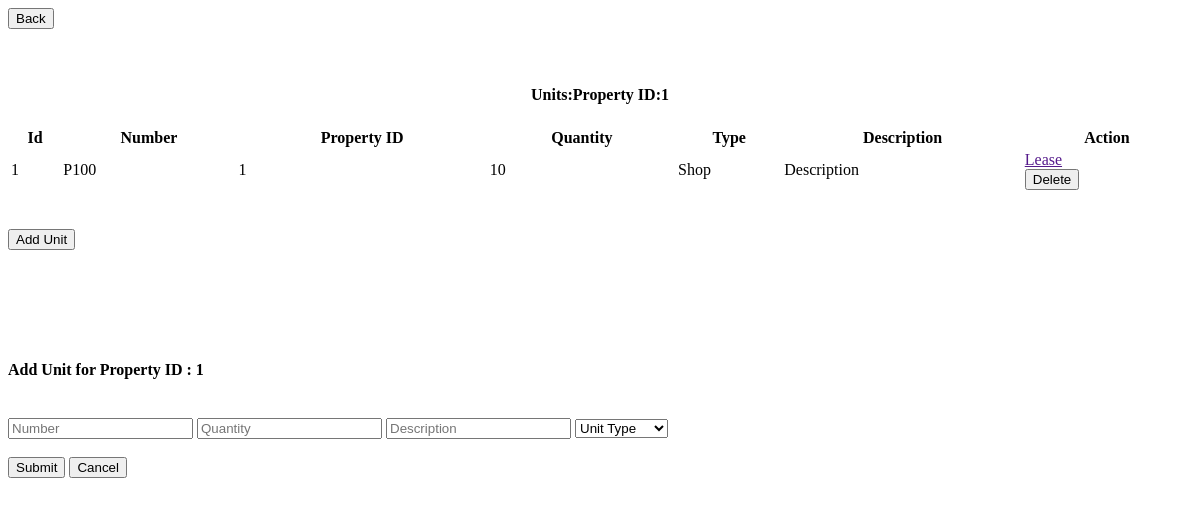
Before: /landlord-property-units/1 with the older database file.
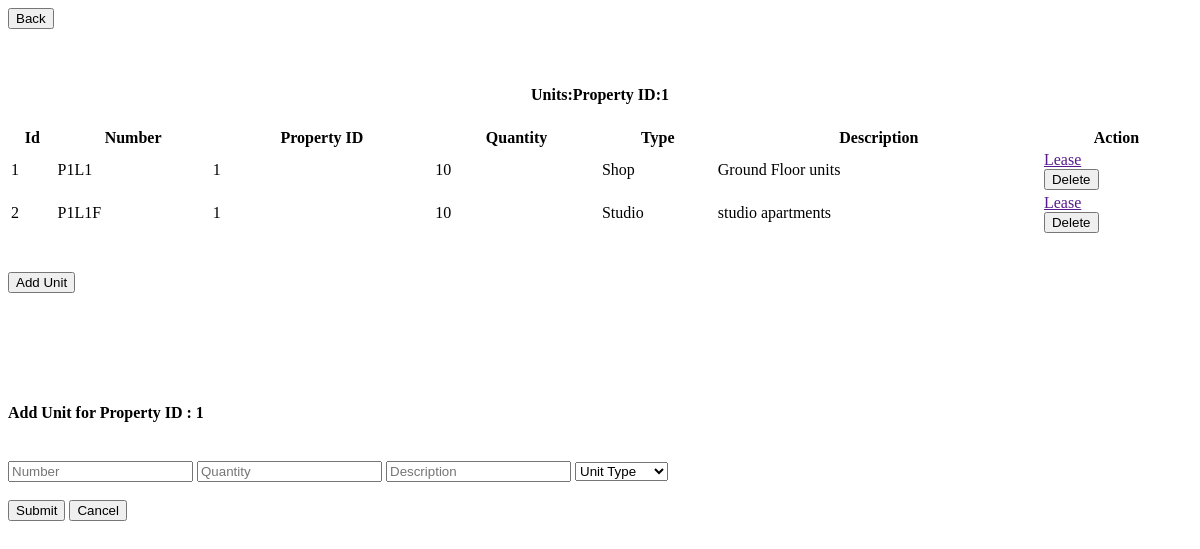
After: the same page with the newer database file.
### models.py (models this page shows, shortened)
class Unit(Base):
    __tablename__ = 'units'
    id = Column(Integer, primary_key=True, index=True)
    number = Column(String)
    room_quantity = Column(Integer, nullable=False)
    unit_type = Column(Enum("Studio", "1BedRoom", "2BedRoom", "3BedRoom", "Shop"), nullable=False)
    unit_description = Column(String, nullable=False)
    property_id = Column(Integer, ForeignKey('properties.id'))
    tenant_id = Column(Integer, ForeignKey('users.id'))
    suspended = Column(Boolean, default=False)
    property = relationship('Property', back_populates='units')
    lease = relationship('Lease', uselist=False, back_populates='unit')
    created_at = Column(DateTime, default=datetime.datetime.utcnow)
    updated_at = Column(DateTime, default=datetime.datetime.utcnow, onupdate=datetime.datetime.utcnow)

### new_server.py (the view)
@app.route('/landlord-property-units/<int:property_id>')
def landlord_property_units(property_id):
    current_property = db_session.query(Property).filter_by(id=property_id).first()
    back_user_id = current_property.landlord_id
    units = db_session.query(Unit).filter_by(property_id=property_id).all()
    print(f"fetched units for property id : {property_id} is : {units}")
    return render_template('landlord_units.html', units=units, header_title="Units", front_property_id=property_id, back_user_id=back_user_id)

### templates/landlord_units.html (shortened to what this page needs)
<div class="back-container">
    <div class="button-container">
        <button class="button" hx-get="http://localhost:5000/landlord-properties/{{back_user_id}}" hx-target="#dashboard-container" hx-swap="innerHTML" onclick="activateDashboardContainer()">Back</button>
    </div>
</div>
<h4 style="text-align: center;" id="value_header">{{header_title}}:Property ID:{{front_property_id}}</h4>
<table id="example" class="display" style="width:100%">
    <thead>
        <tr>
            <th>Id</th>
            <th>Number</th>
            <th>Property ID</th>
            <th>Quantity</th>
            <th>Type</th>
            <th>Description</th>
            <th>Action</th>
        </tr>
    </thead>
    <tbody>
        {% for unit in units%}
        <tr id="unit-{{unit.id}}">
            <td>{{unit.id}}</td>
            <td>{{unit.number}}</td>
            <td>{{unit.property_id}}</td>
            <td>{{unit.room_quantity}}</td>
            <td>{{unit.unit_type}}</td>
            <td>{{unit.unit_description}}</td>
            <td>
                <div class="table-button-container">
                    <a href="" class="table-button" hx-get="http://localhost:5000/landlord-unit-leases/{{unit.id}}" hx-target="#dashboard-container" hx-swap="innerHTML" onclick="activateDashboardContainer()">Lease</a>
                </div>
                <div class="table-button-container">
                    <button class="table-button" onclick="deleteUnit('{{ unit.id }}')">Delete</button>
                </div>
            </td>
        </tr>
        {% endfor %}
    </tbody>
</table>
<div class="back-container">
    <div class="button-container">
        <button class="button" onclick="loadAddUnitFormModal()">Add Unit</button>
    </div>
</div>
<div class="modal" id="add_unit_modal">
    <div class="modal-content">
        <br>
        <br>
        <br>
        <br>
        <div class="form-square" id="form-holder">
            <form id="add-unit-form" class="right-square">
                <br>
                <h4 id="header_with_property_id">Add Unit for Property ID : {{front_property_id}}</h4>
                <br>
                <input type="text" id="unit_house_number" name="unit_house_number" placeholder="Number" required>
                <input type="text" id="unit_room_quantity" name="unit_room_quantity" placeholder="Quantity" required>
                <input type="text" id="unit_house_description" name="unit_house_description" placeholder="Description" required>
                <select id="unit_type" name="unit_type" required>
                    <option value="" disabled selected hidden>Unit Type</option>
                </select>
                <br>
                <br>
                <div class="button-container">
                    <button class="button" id="confirmButton" type="submit">Submit</button>
                    <button class="button" id="cancelButton" type="button">Cancel</button>
                </div>
            </form>
        </div>
    </div>
</div>

Changed rows visible on the page:
changed Unit "Shop": number "P100" → "P1L1"; unit_description "Description" → "Ground Floor units"
now on this page (row edited): Unit: id "2", number "P1L1F", property_id "1", room_quantity "10", unit_type "Studio", unit_description "studio apartments"
